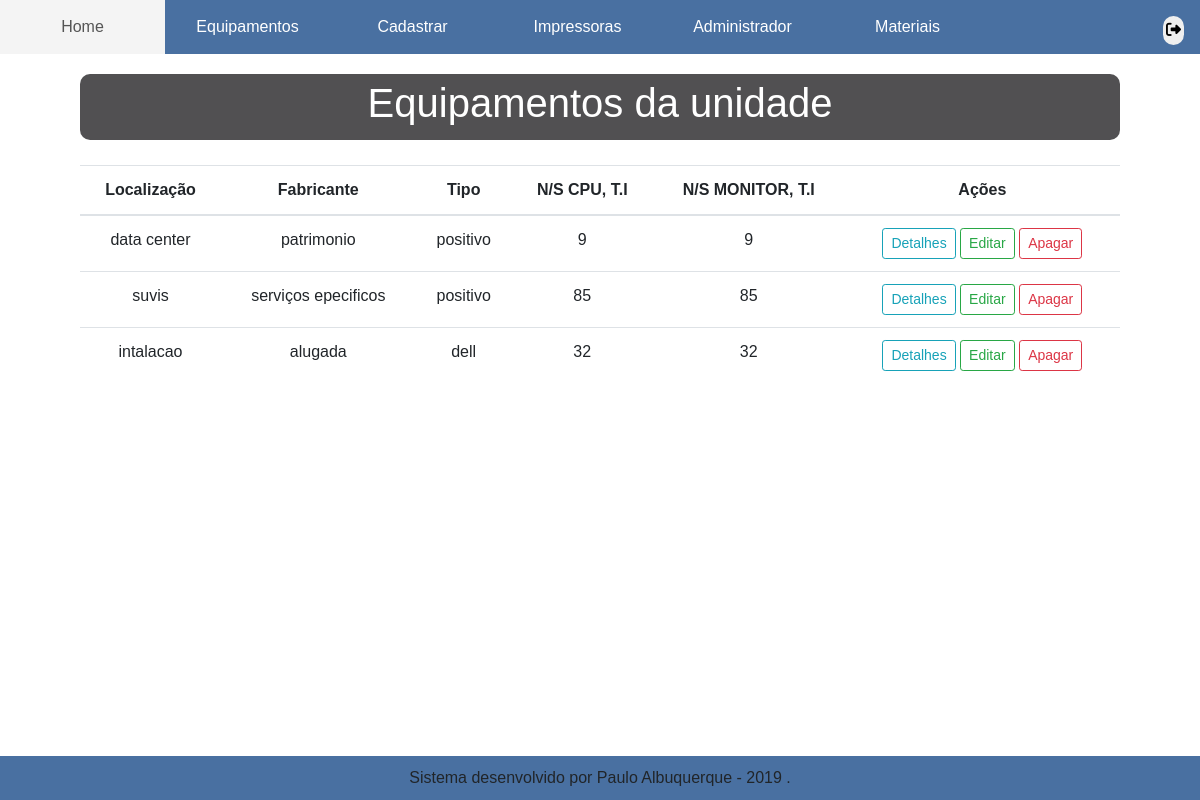
The app's page /administrador/equipamentos.php with its own data.
### tables this page shows
CREATE TABLE `cadastrar_ativos` (
  `id` int(11) NOT NULL,
  `localizacao` varchar(50) DEFAULT NULL,
  `fabricante` varchar(50) NOT NULL,
  `contrato` varchar(50) NOT NULL,
  `numero_serie_cpu` int(50) NOT NULL,
  `numero_serie_monitor` int(50) NOT NULL,
  `numero_serie_mouse` int(50) NOT NULL,
  `numero_serie_teclado` int(50) NOT NULL,
  `numero_ti_cpu` int(50) NOT NULL,
  `numero_ti_monitor` int(50) NOT NULL,
  `descricoes` varchar(280) NOT NULL
);

### administrador/equipamentos.php (the view, shortened to what this page needs)
<!doctype html>
<html lang="pt-br">
<head>
    <link href='../css/bootstrap.css' rel="stylesheet">
    <link href='../css/estilo.css' rel="stylesheet">
</head>
<body>
    <nav class="menu">
        <ul>
            <li><a href='../administrador/home.php'>Home</a></li>
            <li><a href='../administrador/equipamentos.php'>Equipamentos</a>
            </li>
            <li><a href='../administrador/cadastrar.php'>Cadastrar</a></li>
            <li><a href='../administrador/impressoras.php'>Impressoras</a>
            <li><a href='../administrador/admin.php'>Administrador</a>
            </li>
            <li><a href='../administrador/estoque_home.php'>Materiais</a></li>
        </ul>
        <div class="posicao-btn-sair">
            <button class="btn_sair btn-green"><i class="fas fa-sign-out-alt"></i> </button>
        </div>
    </nav>
    <br>
    <div class="container-fluid">
        <div class="row">
            <div class="col-md-12">
                <div class="container">
                    <div class="titulo">
                        <h1>Equipamentos da unidade</h1>
                    </div>
                    <?php
                    include_once('conexao.php');
                    $result_usuario = "SELECT * FROM cadastrar_ativos";
                    $resultado_usuario = mysqli_query($conn, $result_usuario);
                    if (($resultado_usuario) and ($resultado_usuario->num_rows != 0)) {
                    ?>
                        <table class="table table-hover text-center">
                            <thead>
                                <tr>
                                    <th>Localização</th>
                                    <th>Fabricante</th>
                                    <th>Tipo</th>
                                    <th>N/S CPU, T.I</th>
                                    <th>N/S MONITOR, T.I</th>
                                    <th>Ações</th>
                                </tr>
                            </thead>
                            <tbody>
                                <?php
                                while ($row_usuario = mysqli_fetch_assoc($resultado_usuario)) {
                                ?>
                                    <tr>
                                        <td><?php echo $row_usuario['localizacao']; ?></td>
                                        <td><?php echo $row_usuario['contrato']; ?></td>
                                        <td><?php echo $row_usuario['fabricante']; ?></td>
                                        <td><?php echo $row_usuario['numero_ti_cpu']; ?></td>
                                        <td><?php echo $row_usuario['numero_ti_monitor']; ?></td>
                                        <td>
                                            <span class="d-none d-md-block">
                                                <a class="btn btn-outline-info btn-sm" href="#" role="button" data-toggle="modal" data-target=".bd-example-modal-lg">Detalhes</a>
                                                <a class="btn btn-outline-success btn-sm" href="#" >Editar</a>
                                                <a class="btn btn-outline-danger btn-sm" href="processa_delete_equipamento.php" role="button" data-toggle="modal" data-target="#exampleModal">Apagar</a>
                                            </span>
                                        </td>
                                    </tr>
                                <?php
                                } ?>
                            </tbody>
                        </table>
                    <?php
                    } else {
                        echo "<div class='alert alert-danger' role='alert'>Nenhum equipamento encontrado!</div>";
                    }
                    ?>
                </div>
            </div>
        </div>
    </div>
    <div class="dmr">
        Sistema desenvolvido por Paulo Albuquerque - 2019 .
    </div>
</body>
</html>

### css/estilo.css (style rules this page uses)
* { margin: 0; padding: 0; font-family: Arial, sans-serif ; }
.menu { width: 100%; height: 54px; background-color: rgb(73, 112, 161); font-family: Arial; position: fixed; z-index: 9; }
.menu ul { list-style: none; }
.menu ul li { width: 165px; float: left; }
.menu a { padding: 15px; display: block; text-decoration: none; text-align: center; background-color: rgb(73, 112, 161); color: #FFF; }
.container { height: 100%; padding: 50px; }
.dmr { width: 100%; background-color: rgb(73, 112, 161); font-family: Arial; position: fixed; bottom: 0; text-align: center; padding: 10px; }
.titulo { text-align: center; height: autopx; background-color: rgb(81, 80, 82); border-radius: 10px; margin-bottom: 25px; color: white; font-family: Arial; padding: 5px; }
.btn_sair { font-family: Arial; font-size: 15px; text-transform: uppercase; font-weight: 500; border:none; padding: 3px; cursor: pointer; color: black; border-radius: 25px; }
.posicao-btn-sair { text-align: right; padding-right: 16px; }

### records on screen
cadastrar_ativos: localizacao "data center", contrato "patrimonio", fabricante "positivo", numero_ti_cpu "9", numero_ti_monitor "9"
cadastrar_ativos: localizacao "suvis", contrato "serviços epecificos", fabricante "positivo", numero_ti_cpu "85", numero_ti_monitor "85"
cadastrar_ativos: localizacao "intalacao", contrato "alugada", fabricante "dell", numero_ti_cpu "32", numero_ti_monitor "32"
